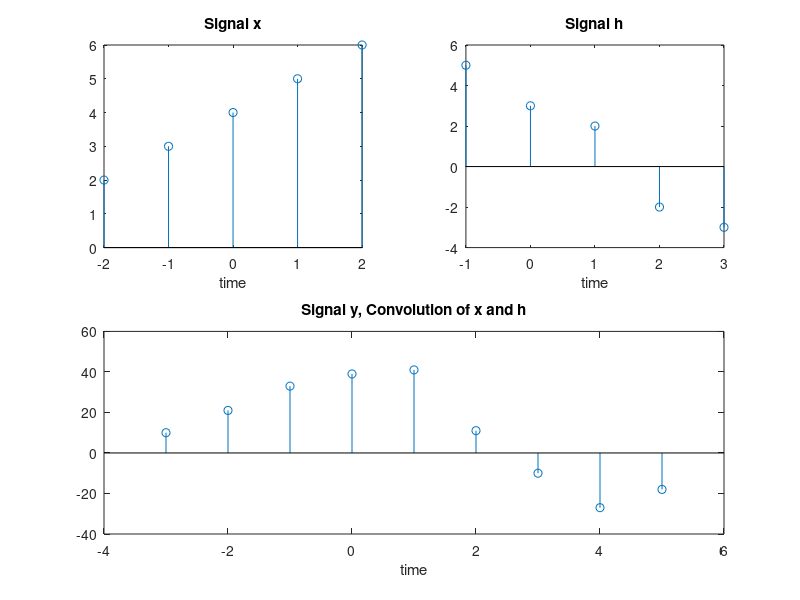

MATLAB code to generate this figure: (Note: this script raises an error after producing the figure.)
%% 
close all; clear all; clc
% Alexa Jakob
% ECE211: Signals and Systems, Homework #3, 2/25/2020

%% Question 2 b/c

h.data = [5 3 2 -2 -3];
h.start = 2;
last = numel(h.data)-h.start;
first = 1 - h.start;
h.range = first:last;

x.data = [2 3 4 5 6];
x.start = 3;
last = numel(x.data)-x.start;
first = 1 - x.start;
x.range = first:last;

y_data = conv(h.data,x.data);
y_range = h.range(1)+x.range(1):h.range(end)+x.range(end);

subplot(2,2,1);
stem(x.range, x.data)
title('Signal x')
xlabel('time')

subplot(2,2,2);
stem(h.range, h.data)
title('Signal h')
xlabel('time')

subplot(2,2,[3 4]);
stem(y_range, y_data)
title('Signal y, Convolution of x and h')
xlabel('time')

sgtitle('Question 2: Convolution')

%% Question 3
[b,a] = butter(3, [0.2, 0.5]);
[h,t] = impz(b,a,30);

figure
subplot(2,2,1);
stem(t,h)
title('Impulse response')
xlabel('n')
ylabel('x')

[h,t] = stepz(b,a,30);

subplot(2,2,2);
stem(t,h)
title('Unit step response')
xlabel('n')
ylabel('x')

n = 0:30;
x = cos(0.4*pi*n);
y = filter(b,a,x);

subplot(2,2,[3 4]);
stem(n,y)
title('Output of the filter with input x')
xlabel('n')
ylabel('x')

sgtitle('Question 3: Response of a Butterworth bandpass filter')